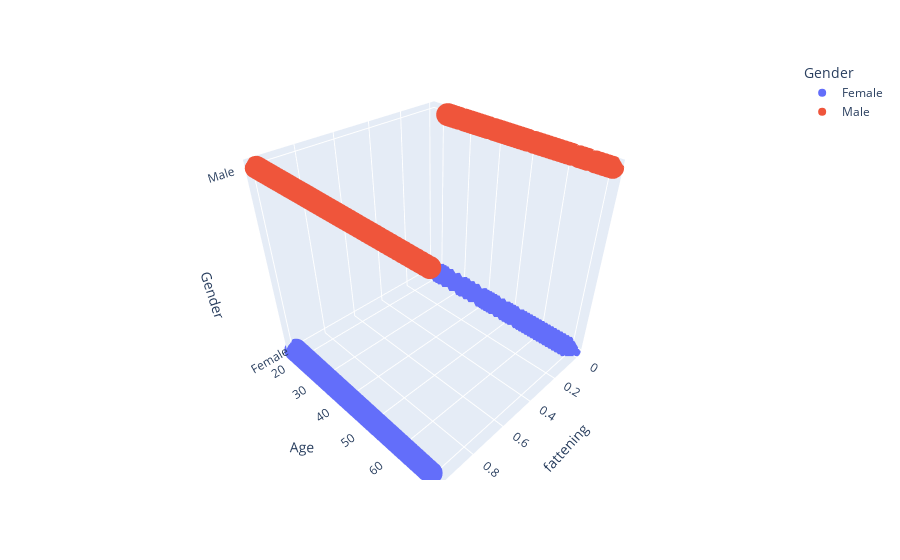

The cell this chart's notebook holds for it:
### Code cell
px.scatter_3d(df,x='fattening',y="Age",z="Gender",color="Gender")

### Figure 1 — Plotly figure (JSON) as saved in the notebook; plotly's stock layout.template omitted (floating-point values rounded to 4 significant figures; data arrays with more than 128 entries replaced by an {"elided": "..."} marker saying what was removed)
{"data": [{"hovertemplate": "Gender=%{z}<br>fattening=%{x}<br>Age=%{y}<extra></extra>", "legendgroup": "Female", "marker": {"color": "#636efa", "symbol": "circle"}, "mode": "markers", "name": "Female", "scene": "scene", "showlegend": true, "type": "scatter3d", "x": {"elided": "788 int values"}, "y": {"elided": "788 int values"}, "z": {"elided": "788 str values"}}, {"hovertemplate": "Gender=%{z}<br>fattening=%{x}<br>Age=%{y}<extra></extra>", "legendgroup": "Male", "marker": {"color": "#EF553B", "symbol": "circle"}, "mode": "markers", "name": "Male", "scene": "scene", "showlegend": true, "type": "scatter3d", "x": {"elided": "665 int values"}, "y": {"elided": "665 int values"}, "z": {"elided": "665 str values"}}], "layout": {"legend": {"title": {"text": "Gender"}, "tracegroupgap": 0}, "margin": {"t": 60}, "scene": {"domain": {"x": [0, 1], "y": [0, 1]}, "xaxis": {"title": {"text": "fattening"}}, "yaxis": {"title": {"text": "Age"}}, "zaxis": {"categoryarray": ["Female", "Male"], "categoryorder": "array", "title": {"text": "Gender"}}}}}
